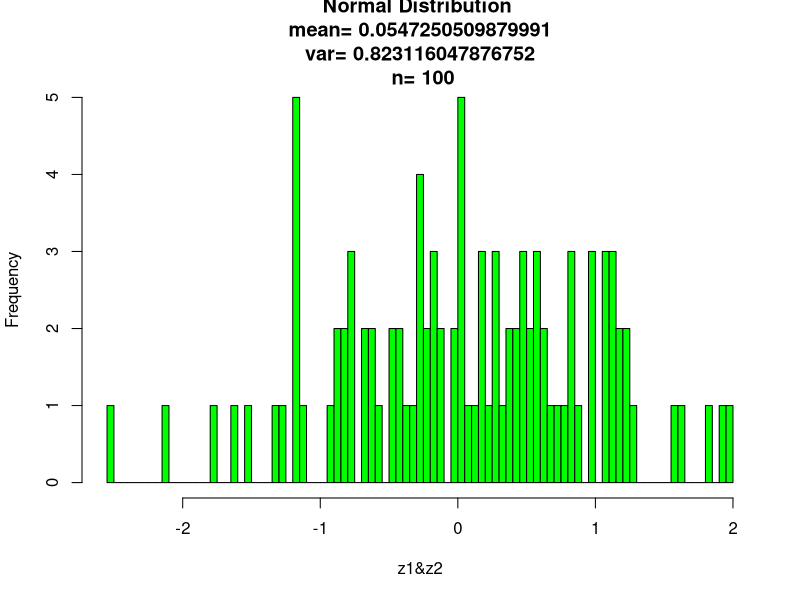
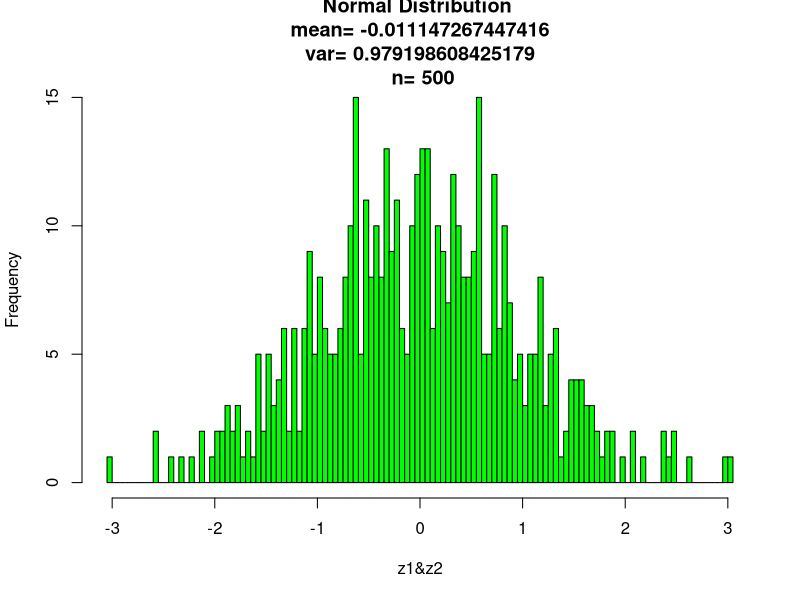
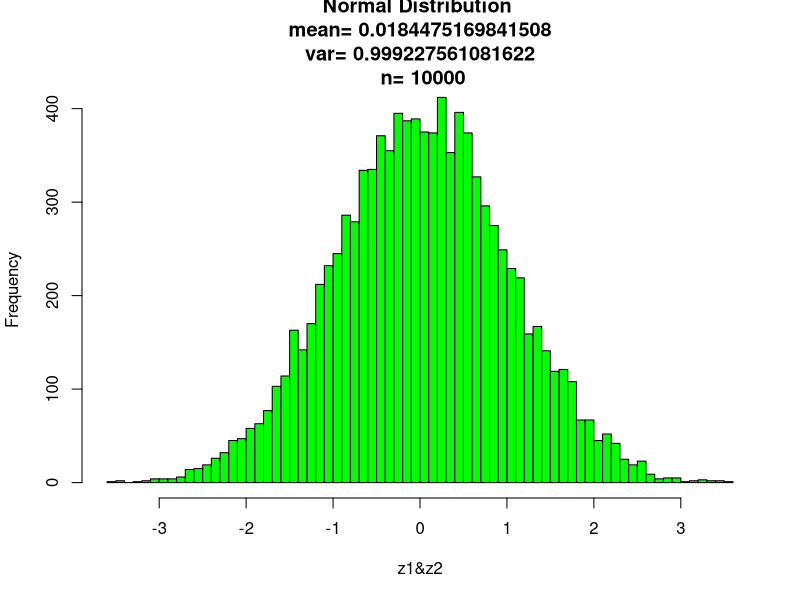

Write the R code that produced these figures, in order.
#########Marsgalia-Bray Method################
z1<-vector()
z2<-vector()
library('boot')
main<-function(n)
{
	mean<-0
	for(i in 1:n)
	{
		u1=runif(1)
		u2=runif(1)
		u1=2*u1-1
		u2=2*u2-1
		x=u1*u1+u2*u2
		while(x>1)
		{
			u1=runif(1)
			u2=runif(1)
			u1=2*u1-1
			u2=2*u2-1
			x=u1*u1+u2*u2
		}
		y=sqrt(-2*log(x)/x)
		z1[i]=u1*y
		z2[i]=u2*y
		mean=mean+z1[i]+z2[i]
	}
	t=2*n
	for(i in (n+1):t)
	{
		z1[i]=z2[i-n]
	}
	mean=mean/t
	print(var(z1))
	print(mean)
	hist(z1,breaks=100,border="black",col="green",xlab="z1&z2",
	main=paste("Normal Distribution","\n","mean=",paste(mean),"\n",
	"var=",paste(var(z1)),"\n","n=",paste(2*n)))
}
main(50)
x11()
main(250)
x11()
main(5000)

